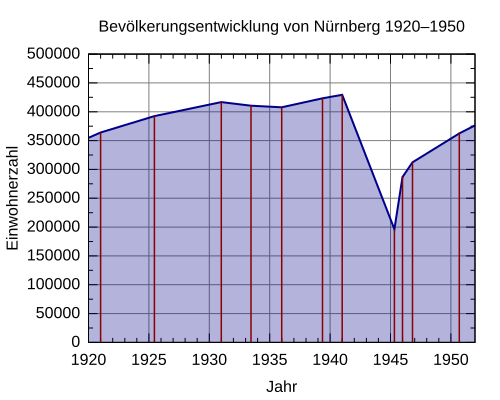

Write the gnuplot code that produced this figure.
#!/usr/bin/gnuplot
# gnuplot 4.6 / Debian 7
#
# Graphik nach den Daten von https://commons.wikimedia.org/wiki/File:Nuremberg_population.svg
#
# Erstellt von Michael Fiedler <michael.fiedler87@gmx.de>
# Lizenz: CC-BY-SA 3.0 unported, http://creativecommons.org/licenses/by-sa/3.0/deed.de
# Basierend auf http://commons.wikimedia.org/wiki/File:Muc_population.svg von Gorgo

# input
set timefmt "%d.%m.%Y"
set datafile separator ";"

# output
set title 'Bevölkerungsentwicklung von Nürnberg 1920‒1950'
unset key
set style fill transparent solid 0.3
set grid

set xdata time
set xlabel 'Jahr'
set xrange ['01.01.1920':'31.12.1951']
# Jahreszahl alle 10 Jahre (Beginn,Erhoehung in 0.1 Sekunden,Ende)
# Der Zahlenwert entspricht einem Jahr mit 365,25 Tagen
set xtics '01.01.1920',157788000,'13.09.1950'
# Zehnjahresintervall in 9 Intervalle unterteilt (jedes Jahr eine Markierung)
set mxtics 5
set format x '%Y'

set ylabel 'Einwohnerzahl'
# Beschriftungsintervall
set ytics 50000
# weitere Unterteilung ohne Beschriftung
set mytics 2
set yrange ['0':'500000']
set format y '%.0f'


set terminal svg size 500,400 font 'Arial,12'
set output 'Nuremberg_population_1920-1950.svg'

# '-' nimmt die nachfolgenden Daten als Eingabewerte
plot '-' using 1:($2) with filledcurves below x1 linetype rgb 'dark-blue' linewidth 2, \
	    '-' using 1:($2) with impulses linecolor rgbcolor 'dark-red' linewidth 1.5
	08.10.1919;352675
	31.12.1920;364093
	16.06.1925;392494
	31.12.1930;416700
	16.06.1933;410438
	31.12.1935;407686
	17.05.1939;423383
	31.12.1940;429400
	30.04.1945;196270
	31.12.1945;286833
	29.10.1946;312338
	13.09.1950;362459
	31.12.1955;419013
EOF
	08.10.1919;352675
	31.12.1920;364093
	16.06.1925;392494
	31.12.1930;416700
	16.06.1933;410438
	31.12.1935;407686
	17.05.1939;423383
	31.12.1940;429400
	30.04.1945;196270
	31.12.1945;286833
	29.10.1946;312338
	13.09.1950;362459
	31.12.1955;419013
EOF
